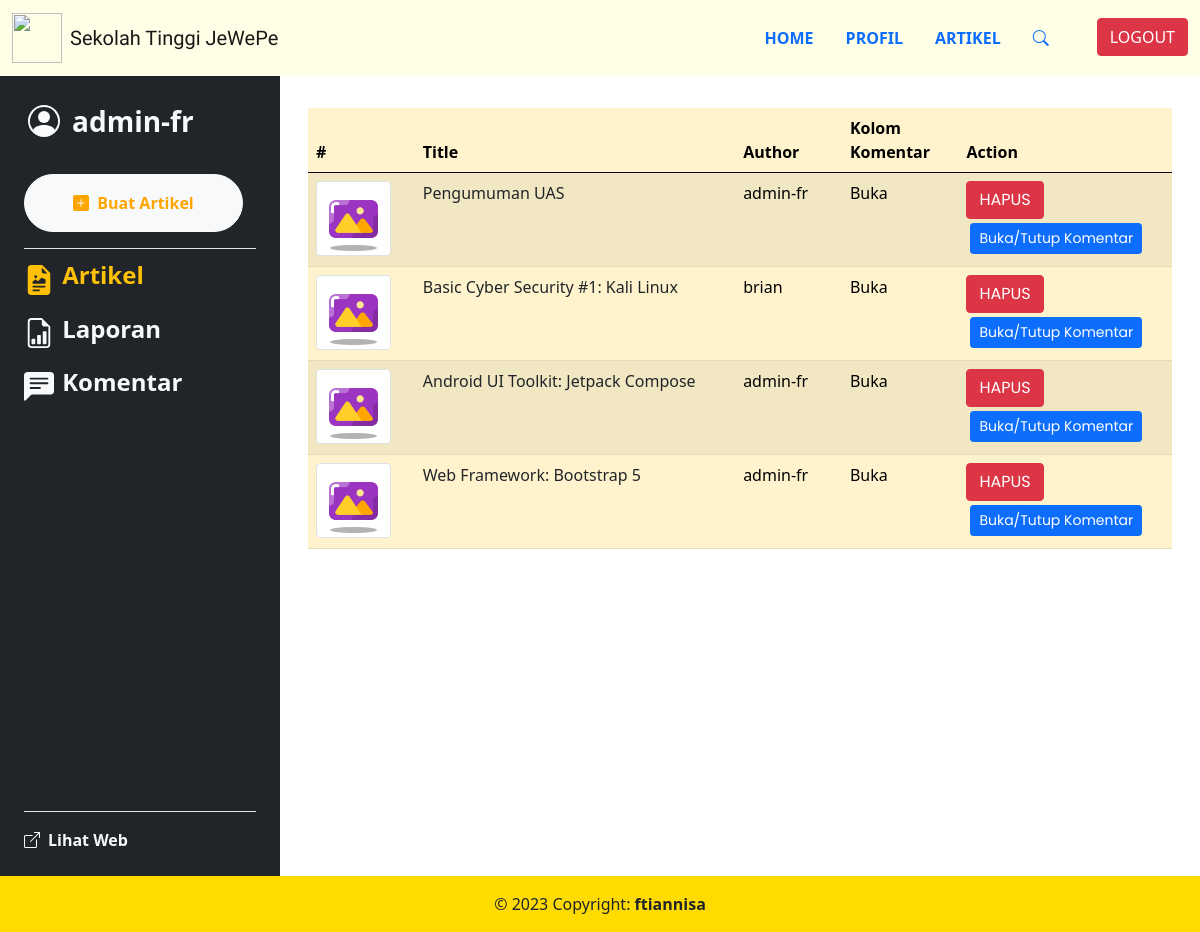
The app's page /dashboard.php (signed in) with its own data.
### tables this page shows
CREATE TABLE `t_artikel` (
  `id_artikel` int(5) NOT NULL,
  `judul_artikel` varchar(100) NOT NULL,
  `isi_artikel` text NOT NULL,
  `gambar` text NOT NULL,
  `tanggal_posting` date NOT NULL DEFAULT current_timestamp(),
  `tanggal_edit` date NOT NULL DEFAULT current_timestamp(),
  `id_admin` int(5) NOT NULL,
  `status_komentar` tinyint(1) NOT NULL
);

### artikel/list_artikel.php (the view, shortened to what this page needs)
<?php
require_once 'templates/config/db_connection.php';
$query = "SELECT t_artikel.*, t_admin.nama FROM t_artikel JOIN t_admin ON t_artikel.id_admin = t_admin.id_admin ORDER BY id_artikel DESC";
$stmt = $connection->prepare($query);
$stmt->execute();
$result = $stmt->get_result();
?>
<!DOCTYPE html>
<html lang="en">
  <head>
    <link rel="stylesheet" href="templates/css/style.css" />
    <link
      href="https://cdn.jsdelivr.net/npm/bootstrap@5.0.2/dist/css/bootstrap.min.css"
      rel="stylesheet"
    />
  </head>
  <body>
    <div class="p-3" style="width: 100%">
      <table class="table table-warning table-striped table-hover">
        <thead>
          <tr>
            <th scope="col" style="width: 10%">#</th>
            <th scope="col" style="width: 30%">Title</th>
            <th scope="col" style="width: 10%">Author</th>
            <th scope="col" style="width: 10%">Kolom Komentar</th>
            <th scope="col" style="width: 20%">Action</th>
          </tr>
        </thead>
        <tbody>
          <?php if ($result->num_rows > 0): ?>
          <?php foreach ($result as $row): ?>
          <tr>
            <th scope="row">
              <img
                src="<?php echo $row['gambar']; ?>"
                width="75"
                height="75"
                class="img-thumbnail"
                onerror="this.onerror=null; this.src='./templates/img/picture.png';"
              />
            </th>
            <td>
              <a href="/project_jwp/artikel/detail.php?id_artikel=<?php echo $row['id_artikel']; ?>" class="text-decoration-none text-dark">
                <?php echo $row['judul_artikel']; ?>
              </a>
            </td>
            <td><?php echo $row['nama']; ?></td>
            <td><?php $status = ($row['status_komentar']) ? 'Buka' : 'Tutup'; echo $status; ?></td>
            <td>
              <a href="./artikel/delete.php?id_artikel=<?php echo $row['id_artikel']; ?>"
              onclick="return confirm('Apakah Anda yakin ingin menghapus data ini?')">
                <button name="hapus_post" class="btn btn-danger poppins">
                  HAPUS
                </button>
              </a>
              <br>
              <a href="./artikel/update.php?id_artikel=<?php echo $row['id_artikel']; ?>"
              onclick="return confirm('Apakah Anda yakin ingin mengubah data ini?')">
                <button name="buka_tutup" class="btn btn-primary btn-sm m-1 poppins">
                  Buka/Tutup Komentar
                </button>
              </a>
            </td>
          </tr>
          <?php endforeach; ?>
          <?php else: include('templates/no_entry.php'); ?>
          <?php endif; ?>
        </tbody>
      </table>
    </div>
  </body>
</html>

### templates/css/style.css (style rules this page uses)
img { object-fit: cover; }
.poppins { font-family: "Poppins", sans-serif; }
::placeholder { font-size: 16px; }

### records on screen
t_artikel: judul_artikel "Pengumuman UAS", id_admin.nama "admin-fr", status_komentar "Buka"
t_artikel: judul_artikel "Basic Cyber Security #1: Kali Linux", id_admin.nama "brian", status_komentar "Buka"
t_artikel: judul_artikel "Android UI Toolkit: Jetpack Compose", id_admin.nama "admin-fr", status_komentar "Buka"
t_artikel: judul_artikel "Web Framework: Bootstrap 5", id_admin.nama "admin-fr", status_komentar "Buka"

### other values on screen
$btnText "LOGOUT"
$_SESSION['name'] "admin-fr"
